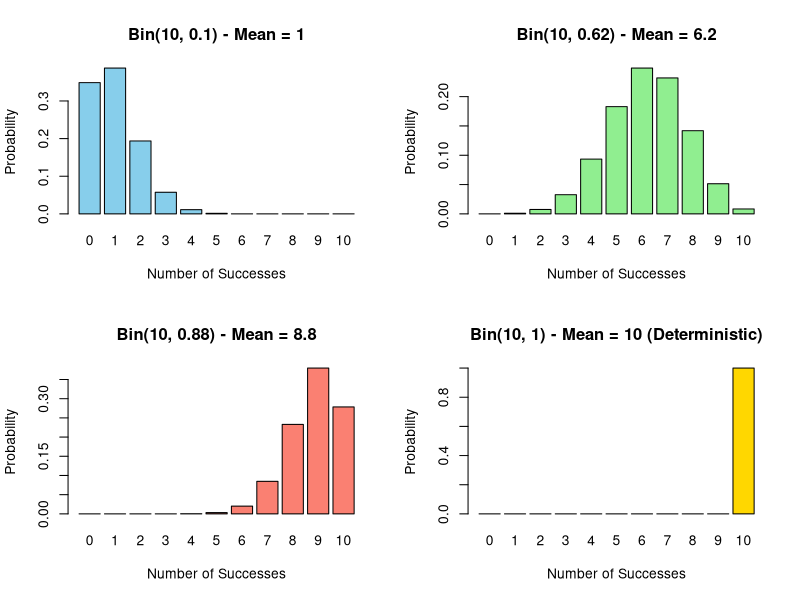

Here is the R script that generated this plot:
##########################################################
#Catholic University of America 
#Math/DA 314/514 Probability Exercise
# Binomial Distribution Analysis in R
# Author: Aaron Kapamba
# Date: 2025
##########################################################

# ========================================================
# PART 1: Basic R Sampling (Coin Flips)
# ========================================================

# Flipping 10 fair coins
S <- c("T","H")
sample(S, size=10, replace = TRUE)

# All possible outcomes (first 5 and last 5)
randomsamples <- expand.grid(coin1 = S, coin2 = S, coin3 = S, coin4 = S, coin5 = S,
                             coin6 = S, coin7 = S, coin8 = S, coin9 = S, coin10 = S)
head(randomsamples, n=5)
tail(randomsamples, n=5)

# ========================================================
# PART 2: Bernoulli Trials
# ========================================================

# Fair coin (p=0.5)
sample(0:1, size=10, replace = TRUE)

# Biased coin (p=0.9)
p <- 0.9
sample(0:1, size=10, replace = TRUE, prob=c(1-p,p))

# All possible trial combinations
randomtrials <- expand.grid(Trial1 = 0:1, Trial2 = 0:1, Trial3 = 0:1, Trial4 = 0:1, Trial5 = 0:1,
                            Trial6 = 0:1, Trial7 = 0:1, Trial8 = 0:1, Trial9 = 0:1, Trial10 = 0:1)
head(randomtrials, n=5)
tail(randomtrials, n=5)

# ========================================================
# PART 3: Binomial Distribution Functions
# ========================================================

# (1) P(X = 57) where X ~ Bin(100, 0.5)
dbinom(57, size=100, prob=0.5)

# (2) P(X ≤ 57) where X ~ Bin(100, 0.5)
pbinom(57, size=100, prob=0.5)

# (3) Median of Bin(17, 1/3)
qbinom(0.5, size=17, prob=1/3)

# (4) 4 random samples from Bin(10, 0.8)
rbinom(n=4, size=10, prob=0.8)

# (5) P(X > 57) where X ~ Bin(100, 0.5)
1 - pbinom(57, size=100, prob=0.5)

# (6) P(44 < X < 56) where X ~ Bin(100, 0.5)
sum(dbinom(45:55, size=100, prob=0.5))

# ========================================================
# PART 4: Visualization of Binomial Distributions
# ========================================================

# Binomial distributions with different parameters
par(mfrow = c(2,2))  # 2x2 grid of plots

barplot(dbinom(0:10, 10, 0.1), main = "Bin(10, 0.1) - Mean = 1", 
        names.arg=0:10, col="skyblue", xlab="Number of Successes", ylab="Probability")

barplot(dbinom(0:10, 10, 0.62), main = "Bin(10, 0.62) - Mean = 6.2", 
        names.arg=0:10, col="lightgreen", xlab="Number of Successes", ylab="Probability")

barplot(dbinom(0:10, 10, 0.88), main = "Bin(10, 0.88) - Mean = 8.8", 
        names.arg=0:10, col="salmon", xlab="Number of Successes", ylab="Probability")

barplot(dbinom(0:10, 10, 1), main = "Bin(10, 1) - Mean = 10 (Deterministic)", 
        names.arg=0:10, col="gold", xlab="Number of Successes", ylab="Probability")

# ========================================================
# SUMMARY: R Binomial Functions
# ========================================================
# dbinom() - Probability mass function: P(X = k)
# pbinom() - Cumulative distribution: P(X ≤ k)
# qbinom() - Quantile function: find k given probability
# rbinom() - Random generation: simulate n random values
# ========================================================
